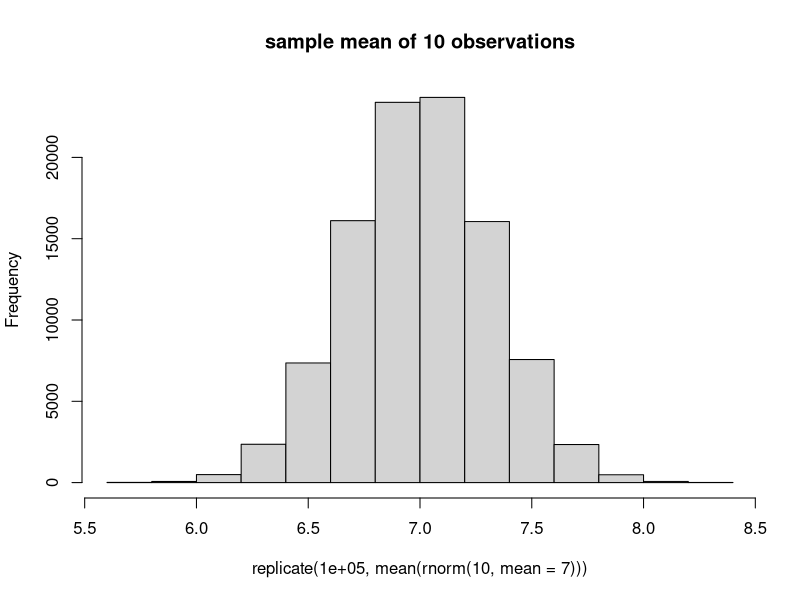

Write the R code that produced this figure.
## ---- chunk 1
mean(rnorm(10))
mean(rnorm(10))
mean(rnorm(10))
## ---- chunk 2
xbar <- replicate(5, mean(rnorm(10,mean=7)))
xbar
## ---- chunk 3
hist(replicate(1e5, mean(rnorm(10,mean=7))),main="sample mean of 10 observations")
## ---- chunk 4
kiwi <-  c(0.57, 1.02, 0.87, 1.21, 0.69, 0.99, 1.09, 0.59,  
           0.96, 0.51, 1.36, 1.07, 0.55, 0.87, 1.24, 0.91, 
           1.22, 1.01, 1.07, 0.81, 0.98, 1.03, 0.99, 1.17, 
           1.07, 1.18, 0.95, 1, 0.9, 1.06)
## ---- chunk 5
mean(kiwi)
## ---- chunk 6
sd(kiwi)
## ---- chunk 7
SEM <- sd(kiwi)/sqrt(30)
SEM
## ---- chunk 8
lower_limit <- qnorm(0.025,mean(kiwi),SEM)
upper_limit <- qnorm(0.975,mean(kiwi),SEM)
c(lower_limit,upper_limit)
## ---- chunk 9
qnorm(c(0.005,0.995),mean(kiwi),SEM)
